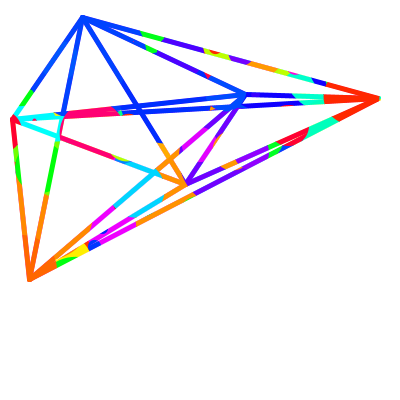
Frame 1 (no input)
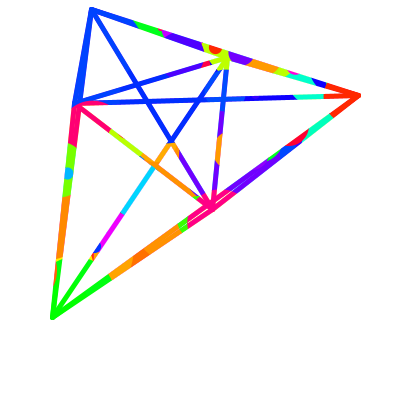
Frame 60 (the mouse pressed at the canvas centre just before this capture)
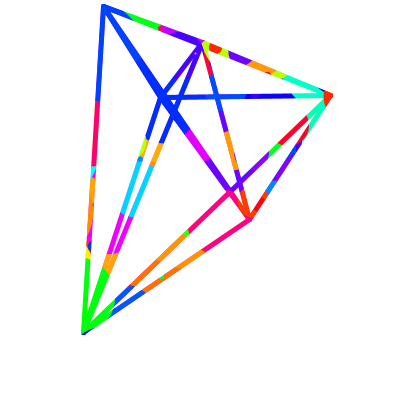
Frame 120 (the mouse held since frame 60 and released just before this capture)

The Processing sketch that drew these frames (run headless with seeded random() and noise(); from frame 60 on, the mouse is pressed at the canvas centre):

// Processing sketch: processing_106237
// ── processing_106237.pde

int NVERTS = 6;

float vertX1[] = new float[NVERTS];
float vertY1[] = new float[NVERTS];
float vertX2[] = new float[NVERTS];
float vertY2[] = new float[NVERTS];

float vertX[] = new float[NVERTS];
float vertY[] = new float[NVERTS];

PGraphics multigonImg, backdropImg; 

void resetMultigon() {
  for (int i = 0; i < NVERTS; i++) {
    vertX1[i] = random(width);
    vertY1[i] = random(width);
    vertX2[i] = random(width);
    vertY2[i] = random(width);
  }
}

void drawMultigon(PGraphics pg) {
  float t = 0.5 * millis() * 1e-3;
  for (int i = 0; i < NVERTS; i++) {
    vertX[i] = map(cos(t), -1, +1, vertX1[i], vertX2[i]);
    vertY[i] = map(sin(t), -1, +1, vertY1[i], vertY2[i]);
  }
  pg.beginDraw();
  pg.strokeWeight(5);
  pg.background(0xff);
  for (int i = 0; i < NVERTS - 1; i++) {
    for (int j = i + 1; j < NVERTS; j++) {
      pg.line(vertX[i], vertY[i], vertX[j], vertY[j]);
    }
  }
  pg.endDraw();
}

void drawBackdrop(PGraphics pg) {
  pg.beginDraw();
  pg.colorMode(HSB, 1, 1, 1);
  pg.background(random(1), 1, 1);
  for (int i = 0; i < 400; i++) {
    pg.strokeWeight(random(400 - i));
    pg.stroke(random(1), 1, 1);
    pg.point(random(pg.width), random(pg.height));
  }
  pg.endDraw();
}

void mouseClicked() {
  resetMultigon();
  drawBackdrop(backdropImg);
}

void setup() {
  size(400, 400);
  multigonImg = createGraphics(width, height);
  backdropImg = createGraphics(width, height);
  resetMultigon();
  drawBackdrop(backdropImg);
}

void draw() {
  drawMultigon(multigonImg);
  image(backdropImg, 0, 0);
  blend(multigonImg, 0, 0, width, height, 0, 0, width, height, LIGHTEST);
}
